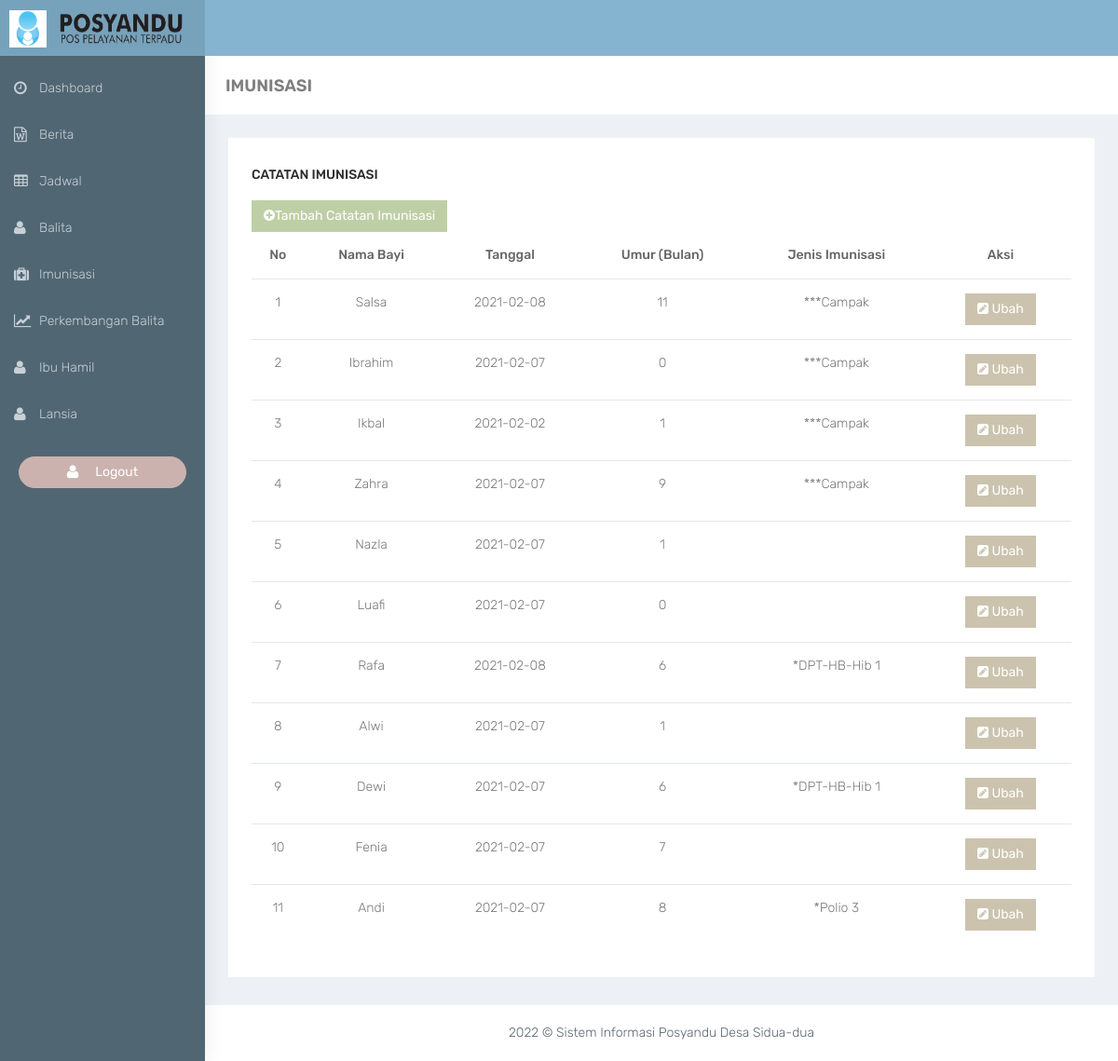
The page /admin/imunisasi.php on the database its author committed.
### tables this page shows
CREATE TABLE `imunisasi` (
  `kode_balita` int(5) NOT NULL,
  `nik` char(16) NOT NULL,
  `jenis_vaksin` varchar(18) NOT NULL,
  `tgl_imunisasi` date NOT NULL
);

CREATE TABLE `balita` (
  `kode_balita` int(5) NOT NULL,
  `nik` char(16) NOT NULL,
  `nama_balita` varchar(100) NOT NULL,
  `tempat_lahir` varchar(50) NOT NULL,
  `tgl_lahir` date NOT NULL,
  `jenkel` enum('L','P') NOT NULL
);

### admin/imunisasi.php (the view, shortened to what this page needs)
<?php require_once('head.php'); ?>
    <div class="container-fluid">
        <div class="row bg-title">
            <div class="col-lg-3 col-md-4 col-sm-4 col-xs-12">
                <h4 class="page-title">IMUNISASI</h4>
            </div>
        </div>
        <div class="row">
            <div class="col-sm-12">
                <div class="white-box">
                    <h3 class="box-title">Catatan Imunisasi</h3>
                        <div class="row">
                            <div class="col-lg-10">
                                <a href="tambah-imunisasi.php" class="btn btn-success"><i class="fa fa-plus-circle"> </i>Tambah Catatan Imunisasi</a>
                            </div>
                        </div>
                    <div class="table-responsive">
                        <table class="table text-center">
                            <thead>
                                <tr>
                                    <th class="text-center">No</th>
                                    <th class="text-center">Nama Bayi</th>
                                    <th class="text-center">Tanggal</th>
                                    <th class="text-center">Umur (Bulan)</th>
                                    <th class="text-center">Jenis Imunisasi</th>
                                    <th class="text-center">Aksi</th>
                                </tr>
                            </thead>
                            <tbody>
                                <?php
                              $no = 1;
                              $sql = mysqli_query($con, "SELECT *,(TIMESTAMPDIFF( MONTH, b.tgl_lahir, now() ) % 12) AS umur FROM imunisasi a
                              inner join balita b on b.kode_balita = a.kode_balita");
                              while($data = mysqli_fetch_array($sql)){
                              ?>
                                <tr>
                                    <td><?= $no ?></td>
                                    <td><?php echo ucwords($data['nama_balita']); ?></td>
                                    <td><?= $data['tgl_imunisasi'] ?></td>
                                    <td class="text-center"><?= $data['umur'] ?></td>
                                    <td><?= $data['jenis_vaksin'] ?></td>
                                    <td>
                                        <a href="edit-imunisasi.php?kode=<?= $data['kode_balita']?>" class="btn btn-warning"><i class="fa fa-pencil-square"></i> Ubah</a>
                                    </td>
                                </tr>
                                <?php $no++;}?>
                            </tbody>
                        </table>
                    </div>
                </div>
            </div>
        </div>
    </div>
<?php require_once('footer.php'); ?>

### admin/css/colors/blue-dark.css (style rules this page uses)
body { background:#516673 }

### rows shown on the page
imunisasi: kode_balita.nama_balita "Salsa", tgl_imunisasi "2021-02-08", umur "11", jenis_vaksin "***Campak"
imunisasi: kode_balita.nama_balita "Ibrahim", tgl_imunisasi "2021-02-07", umur "0", jenis_vaksin "***Campak"
imunisasi: kode_balita.nama_balita "Ikbal", tgl_imunisasi "2021-02-02", umur "1", jenis_vaksin "***Campak"
imunisasi: kode_balita.nama_balita "Zahra", tgl_imunisasi "2021-02-07", umur "9", jenis_vaksin "***Campak"
imunisasi: kode_balita.nama_balita "Nazla", tgl_imunisasi "2021-02-07", umur "1"
imunisasi: kode_balita.nama_balita "Luafi", tgl_imunisasi "2021-02-07", umur "0"
imunisasi: kode_balita.nama_balita "Rafa", tgl_imunisasi "2021-02-08", umur "6", jenis_vaksin "*DPT-HB-Hib 1"
imunisasi: kode_balita.nama_balita "Alwi", tgl_imunisasi "2021-02-07", umur "1"
imunisasi: kode_balita.nama_balita "Dewi", tgl_imunisasi "2021-02-07", umur "6", jenis_vaksin "*DPT-HB-Hib 1"
imunisasi: kode_balita.nama_balita "Fenia", tgl_imunisasi "2021-02-07", umur "7"
imunisasi: kode_balita.nama_balita "Andi", tgl_imunisasi "2021-02-07", umur "8", jenis_vaksin "*Polio 3"
